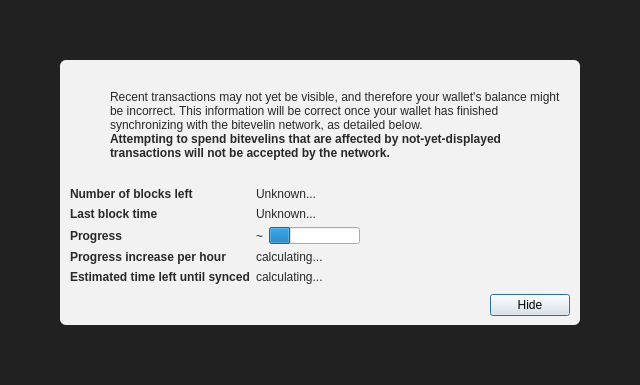
<?xml version="1.0" encoding="UTF-8"?>
<ui version="4.0">
 <class>ModalOverlay</class>
 <widget class="ModalOverlay" name="ModalOverlay">
  <property name="geometry">
   <rect>
    <x>0</x>
    <y>0</y>
    <width>640</width>
    <height>385</height>
   </rect>
  </property>
  <property name="windowTitle">
   <string>Form</string>
  </property>
  <layout class="QVBoxLayout" name="verticalLayout" stretch="0">
   <property name="sizeConstraint">
    <enum>QLayout::SetDefaultConstraint</enum>
   </property>
   <property name="leftMargin">
    <number>0</number>
   </property>
   <property name="topMargin">
    <number>0</number>
   </property>
   <property name="rightMargin">
    <number>0</number>
   </property>
   <property name="bottomMargin">
    <number>0</number>
   </property>
   <item>
    <widget class="QWidget" name="bgWidget" native="true">
     <property name="styleSheet">
      <string notr="true">#bgWidget { background: rgba(0,0,0,220); }</string>
     </property>
     <layout class="QVBoxLayout" name="verticalLayoutMain" stretch="1">
      <property name="leftMargin">
       <number>60</number>
      </property>
      <property name="topMargin">
       <number>60</number>
      </property>
      <property name="rightMargin">
       <number>60</number>
      </property>
      <property name="bottomMargin">
       <number>60</number>
      </property>
      <item>
       <widget class="QWidget" name="contentWidget" native="true">
        <property name="styleSheet">
         <string notr="true">#contentWidget { background: rgba(255,255,255,240); border-radius: 6px; }

QLabel { color: rgb(40,40,40);  }</string>
        </property>
        <layout class="QVBoxLayout" name="verticalLayoutSub" stretch="1,0,0,0">
         <property name="spacing">
          <number>0</number>
         </property>
         <property name="leftMargin">
          <number>10</number>
         </property>
         <property name="topMargin">
          <number>10</number>
         </property>
         <property name="rightMargin">
          <number>10</number>
         </property>
         <property name="bottomMargin">
          <number>10</number>
         </property>
         <item>
          <layout class="QHBoxLayout" name="horizontalLayoutIconText" stretch="0,1">
           <property name="topMargin">
            <number>20</number>
           </property>
           <item>
            <layout class="QVBoxLayout" name="verticalLayoutIcon">
             <property name="leftMargin">
              <number>0</number>
             </property>
             <item>
              <widget class="QPushButton" name="warningIcon">
               <property name="enabled">
                <bool>false</bool>
               </property>
               <property name="text">
                <string/>
               </property>
               <property name="icon">
                <iconset>
                 <normaloff>:/icons/warning</normaloff>
                 <disabledoff>:/icons/warning</disabledoff>:/icons/warning</iconset>
               </property>
               <property name="iconSize">
                <size>
                 <width>48</width>
                 <height>48</height>
                </size>
               </property>
               <property name="flat">
                <bool>true</bool>
               </property>
              </widget>
             </item>
             <item>
              <spacer name="verticalSpacerWarningIcon">
               <property name="orientation">
                <enum>Qt::Vertical</enum>
               </property>
               <property name="sizeHint" stdset="0">
                <size>
                 <width>20</width>
                 <height>40</height>
                </size>
               </property>
              </spacer>
             </item>
            </layout>
           </item>
           <item>
            <layout class="QVBoxLayout" name="verticalLayoutInfoText">
             <property name="leftMargin">
              <number>0</number>
             </property>
             <property name="topMargin">
              <number>0</number>
             </property>
             <item>
              <widget class="QLabel" name="infoText">
               <property name="text">
                <string>Recent transactions may not yet be visible, and therefore your wallet's balance might be incorrect. This information will be correct once your wallet has finished synchronizing with the bitevelin network, as detailed below.</string>
               </property>
               <property name="textFormat">
                <enum>Qt::RichText</enum>
               </property>
               <property name="wordWrap">
                <bool>true</bool>
               </property>
              </widget>
             </item>
             <item>
              <widget class="QLabel" name="infoTextStrong">
               <property name="font">
                <font>
                 <weight>75</weight>
                 <bold>true</bold>
                </font>
               </property>
               <property name="text">
                <string>Attempting to spend bitevelins that are affected by not-yet-displayed transactions will not be accepted by the network.</string>
               </property>
               <property name="textFormat">
                <enum>Qt::RichText</enum>
               </property>
               <property name="wordWrap">
                <bool>true</bool>
               </property>
              </widget>
             </item>
             <item>
              <spacer name="verticalSpacerInTextSpace">
               <property name="orientation">
                <enum>Qt::Vertical</enum>
               </property>
               <property name="sizeHint" stdset="0">
                <size>
                 <width>20</width>
                 <height>40</height>
                </size>
               </property>
              </spacer>
             </item>
            </layout>
           </item>
          </layout>
         </item>
         <item>
          <spacer name="verticalSpacerAfterText">
           <property name="orientation">
            <enum>Qt::Vertical</enum>
           </property>
           <property name="sizeHint" stdset="0">
            <size>
             <width>20</width>
             <height>40</height>
            </size>
           </property>
          </spacer>
         </item>
         <item>
          <layout class="QFormLayout" name="formLayout">
           <property name="fieldGrowthPolicy">
            <enum>QFormLayout::FieldsStayAtSizeHint</enum>
           </property>
           <property name="horizontalSpacing">
            <number>6</number>
           </property>
           <property name="verticalSpacing">
            <number>6</number>
           </property>
           <property name="topMargin">
            <number>10</number>
           </property>
           <item row="0" column="0">
            <widget class="QLabel" name="labelNumberOfBlocksLeft">
             <property name="font">
              <font>
               <weight>75</weight>
               <bold>true</bold>
              </font>
             </property>
             <property name="text">
              <string>Number of blocks left</string>
             </property>
            </widget>
           </item>
           <item row="0" column="1">
            <widget class="QLabel" name="numberOfBlocksLeft">
             <property name="text">
              <string>Unknown...</string>
             </property>
            </widget>
           </item>
           <item row="1" column="0">
            <widget class="QLabel" name="labelLastBlockTime">
             <property name="font">
              <font>
               <weight>75</weight>
               <bold>true</bold>
              </font>
             </property>
             <property name="text">
              <string>Last block time</string>
             </property>
            </widget>
           </item>
           <item row="1" column="1">
            <widget class="QLabel" name="newestBlockDate">
             <property name="sizePolicy">
              <sizepolicy hsizetype="Maximum" vsizetype="Preferred">
               <horstretch>0</horstretch>
               <verstretch>0</verstretch>
              </sizepolicy>
             </property>
             <property name="text">
              <string>Unknown...</string>
             </property>
            </widget>
           </item>
           <item row="2" column="0">
            <widget class="QLabel" name="labelSyncDone">
             <property name="font">
              <font>
               <weight>75</weight>
               <bold>true</bold>
              </font>
             </property>
             <property name="text">
              <string>Progress</string>
             </property>
            </widget>
           </item>
           <item row="2" column="1">
            <layout class="QHBoxLayout" name="horizontalLayoutSync" stretch="0,1">
             <item>
              <widget class="QLabel" name="percentageProgress">
               <property name="text">
                <string notr="true">~</string>
               </property>
              </widget>
             </item>
             <item>
              <widget class="QProgressBar" name="progressBar">
               <property name="value">
                <number>24</number>
               </property>
               <property name="format">
                <string/>
               </property>
              </widget>
             </item>
            </layout>
           </item>
           <item row="4" column="0">
            <widget class="QLabel" name="labelProgressIncrease">
             <property name="font">
              <font>
               <weight>75</weight>
               <bold>true</bold>
              </font>
             </property>
             <property name="text">
              <string>Progress increase per hour</string>
             </property>
            </widget>
           </item>
           <item row="4" column="1">
            <widget class="QLabel" name="progressIncreasePerH">
             <property name="text">
              <string>calculating...</string>
             </property>
            </widget>
           </item>
           <item row="5" column="0">
            <widget class="QLabel" name="labelEstimatedTimeLeft">
             <property name="font">
              <font>
               <weight>75</weight>
               <bold>true</bold>
              </font>
             </property>
             <property name="text">
              <string>Estimated time left until synced</string>
             </property>
            </widget>
           </item>
           <item row="5" column="1">
            <widget class="QLabel" name="expectedTimeLeft">
             <property name="text">
              <string>calculating...</string>
             </property>
            </widget>
           </item>
          </layout>
         </item>
         <item>
          <layout class="QHBoxLayout" name="horizontalLayoutButtons">
           <property name="leftMargin">
            <number>10</number>
           </property>
           <property name="topMargin">
            <number>10</number>
           </property>
           <item>
            <spacer name="horizontalSpacer">
             <property name="orientation">
              <enum>Qt::Horizontal</enum>
             </property>
             <property name="sizeHint" stdset="0">
              <size>
               <width>40</width>
               <height>20</height>
              </size>
             </property>
            </spacer>
           </item>
           <item>
            <widget class="QPushButton" name="closeButton">
             <property name="text">
              <string>Hide</string>
             </property>
             <property name="focusPolicy">
              <enum>Qt::StrongFocus</enum>
             </property>
             <property name="default">
              <bool>true</bool>
             </property>
            </widget>
           </item>
          </layout>
         </item>
        </layout>
       </widget>
      </item>
     </layout>
    </widget>
   </item>
  </layout>
 </widget>
 <customwidgets>
  <customwidget>
   <class>ModalOverlay</class>
   <extends>QWidget</extends>
   <header>qt/modaloverlay.h</header>
   <container>1</container>
  </customwidget>
 </customwidgets>
 <resources/>
 <connections/>
</ui>
